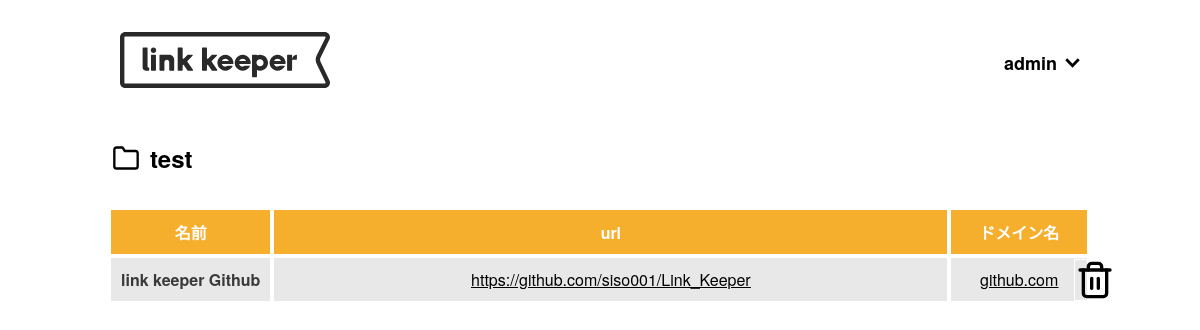
The app's page /userpage/1/test (signed in) with its own data.
### model.py (models this page shows, shortened)
class User(db.Model, UserMixin):
    __tablename__ = 'user'
    user_id = db.Column(db.Integer, primary_key=True, autoincrement=True)
    username = db.Column(db.String(255), nullable=False)
    email = db.Column(db.String(255), nullable=False, unique=True)
    password = db.Column(db.String(255), nullable=False)

class Folder(db.Model):
    __tablename__ = 'folder'
    folder_id = db.Column(db.Integer, primary_key=True, autoincrement=True)
    user_id = db.Column(db.Integer, db.ForeignKey('user.user_id'), nullable=False)
    folder_name = db.Column(db.String(255), nullable=False)
    folder_color_id = db.Column(db.Integer, db.ForeignKey('folder_color.folder_color_id'), nullable=False)
    folder_color = db.relationship('FolderColor', backref='folders')
    urls = db.relationship('Url', backref='folder', cascade="all, delete-orphan", lazy='dynamic')
    __table_args__ = (db.UniqueConstraint('user_id', 'folder_name', name='unique_folder_name_per_user'),)

class Url(db.Model):
    __tablename__ = 'url'
    user_id = db.Column(db.Integer, db.ForeignKey('user.user_id'), nullable=False)
    url_id = db.Column(db.Integer, primary_key=True, autoincrement=True)
    url = db.Column(db.String(2550), nullable=False)
    url_name = db.Column(db.String(255), nullable=False)
    domain = db.Column(db.String(255), nullable=False)
    folder_id = db.Column(db.Integer, db.ForeignKey('folder.folder_id', ondelete='CASCADE'), nullable=False)
    def __repr__(self):
        return f"{self.url}"

### routes.py (the view, shortened to what this page needs)
@app.route('/userpage/<int:folder_id>/<folder_name>', endpoint='folder', methods=['GET', 'POST'])
def folder(folder_id, folder_name):
    if request.method == 'GET':
        from model import Folder, Url
        folder_name = folder_name.replace('<br>', ' ')
        folder = Folder.query.filter_by(folder_id=folder_id).first()
        if folder:
            urls = folder.urls.all()
            color = folder.folder_color.color
            return render_template('views_folder.html', folder=folder, urls=urls, color=color, folder_id=folder_id, folder_name=folder_name)
        else:
            return "Folder not found", 404

### routes.py (called while the page is built)
@login_manager.user_loader
def load_user(user_id):
    from model import User
    return User.query.get(int(user_id))

### templates/views_folder.html (shortened to what this page needs)
{% extends "header.html" %}
{% block content %}
    <main>
        <div class="folder_urls">
            <div class="folder_title">
                <div class="before"></div>
                <h1>{{ folder_name }}</h1>
            </div>
            <table>
                <tr>
                    <th class="{{ color }}">名前</th>
                    <th class="{{ color }} url">url</th>
                    <th class="{{ color }}">ドメイン名</th>
                </tr>
                {% for url in urls %}
                <tr class="urls_tr">
                    <td class="name">{{ url.url_name }}</td>
                    <td class="url"><div class="url-content"><a href="{{ url }}" target="_blank" rel="noopener noreferrer">{{ url }}</a></div></td>
                    <td class="domain"><div class="url-content"><a href="http://{{ url.domain }}" target="_blank" rel="noopener noreferrer">{{ url.domain }}</a></div></td>
                    <td class="after" data-url-id="{{ url.url_id }}"></td>
                </tr>
                {% endfor %}
            </table>
        </div>
    </main>
{% endblock %}

### templates/header.html (shortened to what this page needs)
<!DOCTYPE html>
<html lang="ja">
<head>
    <link rel="stylesheet" href="https://cdn.jsdelivr.net/npm/destyle.css@3.0.2/destyle.css">
    <link href="{{ url_for('static', filename='css/style.css') }}" rel="stylesheet" />
</head>
</html>
<body>
    <header class="header wrapper">
        <a class="logo" href="{{ url_for('index') }}">
            <img  src="{{ url_for('static', filename='img/Link-keeper.svg') }}">
        </a>
        <a class="user">
            {% if current_user.is_authenticated %}
                <h2>{{ current_user.username }}</h2>
            {% else %}
                <h2>Guest</h2>
            {% endif %}
        <img src="{{ url_for('static', filename='img/arrow.svg') }}">
        </a>
    </header>
    {% block content %}
    {% endblock %}
</body>
</html>

### static/css/style.css (style rules this page uses)
:root { --red: #BF3131; --yellow: #F6AE2D; --blue: #21BBEC; --green: #60D286; --gray: #7E8083; }
.backgroundcolor-yellow { background: var(--yellow); }
body { margin: 0px; padding: 0px; }
h1, h2 { font-weight: bold; }
.wrapper { margin: 32px 120px; }
input, ul, li, h2 { margin: 0; padding: 0; background: none; border: none; border-radius: 0; outline: none; -webkit-appearance: none; -moz-appearance: none; appearance: none; list-style: none; }
.logo img { height: 56px; width: auto; }
.user img { height: 10px; width: auto; margin-left: 8px; }
.user h2 { font-size: 18px; }
.user { align-items: center; display: flex; position: absolute; right: 0; text-decoration: none; color: black; transition: 0.4s; justify-content: center; align-items: center; }
.header { display: flex; align-items: center; position:relative; z-index: 10; }
.folder_urls { margin: 100px auto; width: auto; }
.folder_urls h1 { display: inline-block; font-size: 24px; width: auto; }
.folder_urls .before { width: 28px; height: 28px; background-image: url("../img/folder.svg"); background-size: contain; vertical-align: middle; margin-right: 10px; }
.folder_title { display: flex; align-items: center; margin: 8px 10px 16px 4px; }
.folder_urls { width: 82%; margin: 0 auto; }
.folder_urls table { text-align: center; border-collapse: separate; width: 100%; }
.folder_urls table th { padding: 10px; border: solid 1px #ffffff; color: #ffffff; }
.folder_urls table td { padding: 10px; border: solid 1px #ffffff; white-space: nowrap; overflow: hidden; }
.folder_urls table td:not(.after) { background: #e8e8e8; }
.url { width: 75%; max-width: 0.1em; overflow: hidden; }
.name { color: #393939; font-weight: bolder; }
.domain { width: 15%; max-width: 0.1em; overflow: hidden; }
.url-content { text-decoration: underline; }
.url-content { display: block; overflow-x: auto; white-space: nowrap; -ms-overflow-style: none; scrollbar-width: none; }
.folder_urls a { color: #000; font-weight: 300; }
.urls_tr { position: relative; }
.after { width: 20px; height: 20px; background-image: url("../img/trash.svg"); background-size: contain; vertical-align: middle; position: absolute; right: -26px; top: 50%; transform: translateY(-50%); cursor: pointer; }

### records on screen
User: username "admin"
Folder: folder_name "test"
Url: url_name "link keeper Github", url "https://github.com/siso001/Link_Keeper", domain "github.com"
